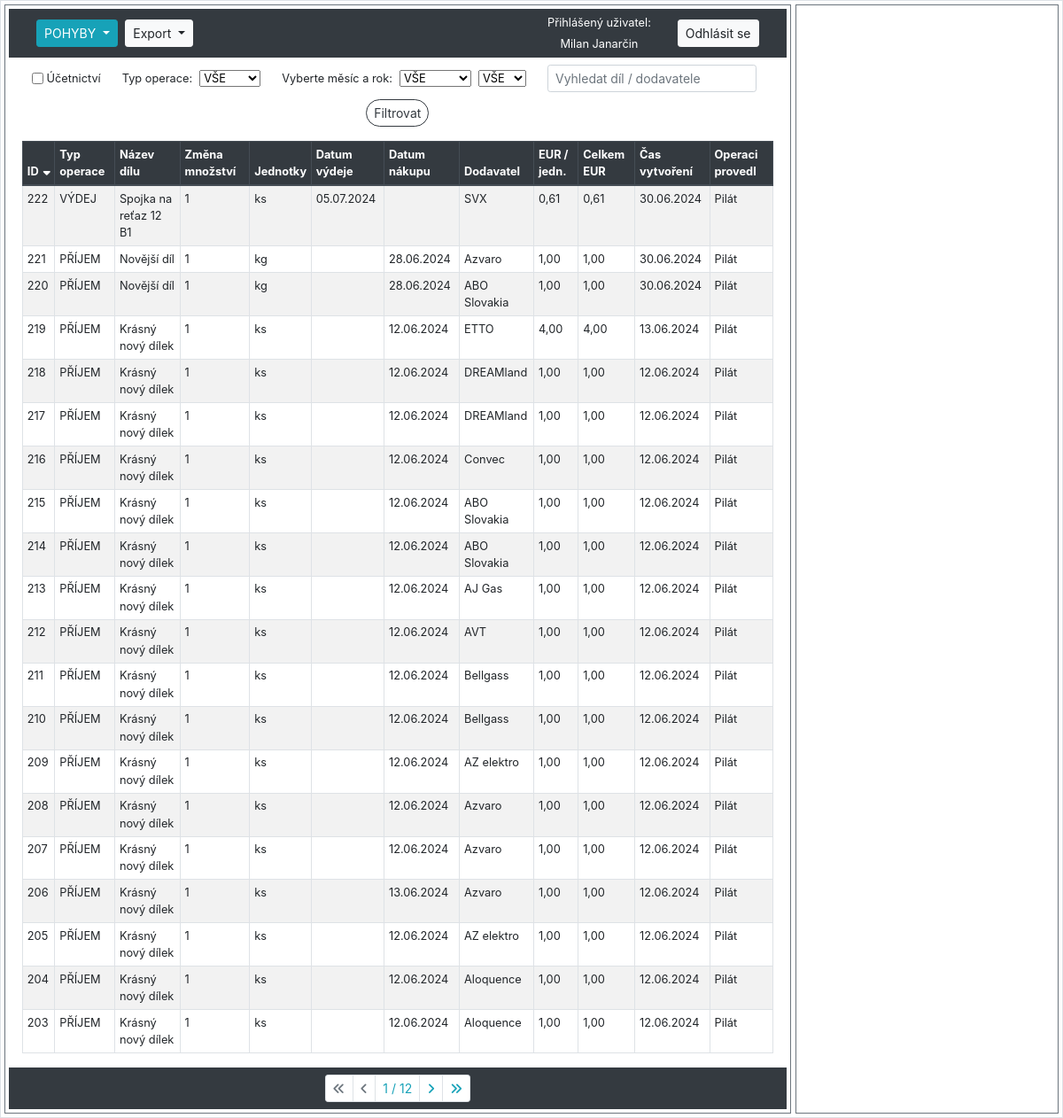
Screenshot of /sklad/audit_logs/ (signed in) with the database file from the repository.
### hpm_sklad/models.py (models this page shows, shortened)
class AuditLog(models.Model):
    class Meta:
        verbose_name_plural = "Auditovací logy"
        ordering = ["-id"]
    MOVEMENT_CHOICES = [
        ('PŘÍJEM', 'Příjem'),
        ('VÝDEJ', 'Výdej')
    ]
    JEDNOTKY_CHOICES = [
        ('ks', 'kus'),
        ('kg', 'kilogram'),
        ('par', 'pár'),
        ('l', 'litr'),
        ('m', 'metr'),
        ('baleni', 'balení'),
    ]
    ucetnictvi = models.BooleanField(verbose_name="Účetnictví")
    evidencni_cislo = models.ForeignKey(Sklad, on_delete=models.CASCADE, verbose_name="Evidenční číslo")
    interne_cislo = models.IntegerField(null=True, verbose_name="Číslo karty")
    objednano = models.CharField(max_length=100, null=True, blank=True, verbose_name="Objednáno?")
    nazev_dilu = models.CharField(max_length=100, verbose_name="Název dílu", db_index=True)
    zmena_mnozstvi = models.IntegerField(verbose_name="Změna množství")
    mnozstvi = models.PositiveIntegerField(verbose_name="Množství")
    jednotky = models.CharField(max_length=10, choices=JEDNOTKY_CHOICES, default='ks', verbose_name="Jednotky")
    typ_operace = models.CharField(max_length=10, choices=MOVEMENT_CHOICES, verbose_name="Typ operace")
    pouzite_zarizeni = models.CharField(max_length=70, null=True, verbose_name="Pro zařízení")
    umisteni = models.CharField(max_length=25, verbose_name="Umístění")
    dodavatel = models.CharField(max_length=70, verbose_name="Dodavatel")
    datum_vydeje = models.DateField(null=True, blank=True, verbose_name="Datum výdeje")
    datum_nakupu = models.DateField(null=True, blank=True, verbose_name="Datum nákupu")
    cislo_objednavky = models.CharField(max_length=20, null=True, blank=True, verbose_name="Číslo objednávky")
    jednotkova_cena_eur = models.FloatField(default=0.0, verbose_name="EUR/jednotka")
    celkova_cena_eur = models.FloatField(default=0.0, verbose_name="Celkem EUR")
    cas_vytvoreni = models.DateTimeField(auto_now_add=True, verbose_name="Čas vytvoření")
    operaci_provedl = models.ForeignKey(User, on_delete=models.CASCADE, verbose_name="Operaci provedl")
    poznamka = models.CharField(null=True, blank=True, max_length=200, verbose_name="Poznámka")

### hpm_sklad/views.py (the view, shortened to what this page needs)
# urls.py: path('sklad/audit_logs/', views.AuditLogListView.as_view(), name='audit_log'),
class AuditLogListView(LoginRequiredMixin, ListView):
    model = AuditLog
    template_name = 'hpm_sklad/audit_log.html'
    paginate_by = 20
    export_csv = False
    graph = False
    def get_context_data(self, **kwargs):
        context = super().get_context_data(**kwargs)
        selected_id = self.request.GET.get('selected', None)
        if selected_id:
            context['selected_item'] = get_object_or_404(AuditLog, id=selected_id)
        else:
            context['selected_item'] = None
        current_year = datetime.datetime.now().year
        context['years'] = range(current_year, 2023, -1)
        context.update({
            'db_table': 'audit_log',
            'sort': self.request.GET.get('sort', 'id'),
            'order': self.request.GET.get('order', 'down'),
            'query': self.request.GET.get('query', ''),
            'typ_operace': self.request.GET.get('typ_operace', 'VŠE'),
            'month': self.request.GET.get('month', 'VŠE'),
            'year': self.request.GET.get('year', 'VŠE'),
            'ucetnictvi': self.request.GET.get('ucetnictvi', ''),
            'current_user': self.request.user,
        })
        return context
    def get_queryset(self):
        queryset = AuditLog.objects.all()
        query = self.request.GET.get('query', '')
        sort = self.request.GET.get('sort', 'id')
        order = self.request.GET.get('order', 'down')
        if query:
            queryset = queryset.filter(
                Q(nazev_dilu__icontains=query) | Q(dodavatel__icontains=query)
            )
        if self.request.GET.get('ucetnictvi', '') == 'on':
            queryset = queryset.filter(ucetnictvi=True)
        typ_operace = self.request.GET.get('typ_operace', 'VŠE')
        if typ_operace != 'VŠE':
            queryset = queryset.filter(typ_operace=typ_operace)
        self.month = self.request.GET.get('month', 'VŠE')
        self.year = self.request.GET.get('year', 'VŠE')
        if self.month != 'VŠE':
            queryset = queryset.filter(
                Q(datum_vydeje__month=self.month) | Q(datum_nakupu__month=self.month)
            )
        if self.year != 'VŠE':
            queryset = queryset.filter(
                Q(datum_vydeje__year=self.year) | Q(datum_nakupu__year=self.year)
            )
        if order == 'down':
            sort = f"-{sort}"
        queryset = queryset.order_by(sort)
        return queryset
    def render_to_response(self, context, **response_kwargs):
        if getattr(self, 'export_csv', False):
            return self.export_to_csv(self.get_queryset())
        elif getattr(self, 'graph', False):
            return self.generate_graph_to_pdf(self.get_queryset())
        else:
            return super().render_to_response(context, **response_kwargs)

### hpm_sklad/templatetags/custom_filters.py (called while the page is built)
@register.filter
def url_remove_param(querystring, params):
    params = params.split(',')
    new_querystring = '&'.join(
        f"{key}={value}"
        for part in querystring.split('&')
        if '=' in part and (key := part.split('=')[0]) not in params and (value := part.split('=')[1])
    )
    return new_querystring

### hpm_sklad/templates/hpm_sklad/audit_log.html (shortened to what this page needs)
{% extends "hpm_sklad/base_left_right_column.html" %}
{% load static %}
{% load custom_filters %}
{% block left_content %}
    <form method="GET" action="" class="form-inline justify-content-center align-items-center small my-2">
        <div class="form-group form-check mx-sm-2 mb-2">
            <input type="checkbox" class="form-check-input" name="ucetnictvi" id="ucetnictvi" {% if request.GET.ucetnictvi == 'on' %}checked{% endif %}>
            <label class="form-check-label mr-sm-2" for="ucetnictvi">Účetnictví</label>
        </div>
        <div class="form-group mx-sm-2 mb-2">
            <label for="typ_operace" class="mr-sm-2">Typ operace:</label>
            <select name="typ_operace" class="form-select form-select-sm mr-sm-2" id="typ_operace">
                <option value="VŠE" {% if request.GET.typ_operace == 'VŠE' or not request.GET.typ_operace %}selected{% endif %}>VŠE</option>
            </select>
        </div>
        <div class="form-group ml-sm-2 mb-2">
            <label for="month" class="mr-sm-2">Vyberte měsíc a rok:</label>
            <select name="month" id="month" class="form-select form-select-sm mr-sm-2">
                <option value="VŠE" {% if request.GET.month == 'VŠE' or not request.GET.month %}selected{% endif %}>VŠE</option>
            </select>
        </div>
        <div class="form-group mr-sm-2 mb-2">
            <select name="year" id="year" class="form-select form-select-sm mr-sm-2">
                <option value="VŠE" {% if request.GET.year == 'VŠE' or not request.GET.year %}selected{% endif %}>VŠE</option>
            </select>
        </div>
        <div class="form-group mx-sm-2 mb-2">
            <input class="form-control form-control-sm mr-sm-2" type="text" name="query" placeholder="Vyhledat díl / dodavatele" value="{{ request.GET.query }}">
        </div>
        <div class="form-group mx-sm-2 mb-2">
            <button class="btn btn-outline-dark btn-sm rounded-pill" type="submit">Filtrovat</button>
        </div>
    </form>
    <div class="container-fluid">
        <table class="table table-sm table-hover table-striped table-bordered">
            <thead class="thead-dark">
                <tr>
                    {% with request.GET.urlencode as querystring %}
                        <th>
                            <a href="?sort=id&order={% if request.GET.sort == 'id' and request.GET.order == 'up' %}down{% else %}up{% endif %}&{{ querystring|url_remove_param:'sort,order' }}">
                                ID
                                {% if not request.GET.sort %}
                                    <i class="fas fa-sort-down"></i>
                                {% endif %}
                            </a>
                        </th>
                        <th>
                            <a href="?sort=typ_operace&order={% if request.GET.sort == 'typ_operace' and request.GET.order == 'up' %}down{% else %}up{% endif %}&{{ querystring|url_remove_param:'sort,order' }}">
                                Typ operace
                            </a>
                        </th>
                        <th>
                            <a href="?sort=nazev_dilu&order={% if request.GET.sort == 'nazev_dilu' and request.GET.order == 'up' %}down{% else %}up{% endif %}&{{ querystring|url_remove_param:'sort,order' }}">
                                Název dílu
                            </a>
                        </th>
                        <th>
                            <a href="?sort=zmena_mnozstvi&order={% if request.GET.sort == 'zmena_mnozstvi' and request.GET.order == 'up' %}down{% else %}up{% endif %}&{{ querystring|url_remove_param:'sort,order' }}">
                                Změna množství
                            </a>
                        </th>
                        <th>
                            <a href="?sort=jednotky&order={% if request.GET.sort == 'jednotky' and request.GET.order == 'up' %}down{% else %}up{% endif %}&{{ querystring|url_remove_param:'sort,order' }}">
                                Jednotky
                            </a>
                        </th>
                        <th>
                            <a href="?sort=datum_vydeje&order={% if request.GET.sort == 'datum_vydeje' and request.GET.order == 'up' %}down{% else %}up{% endif %}&{{ querystring|url_remove_param:'sort,order' }}">
                                Datum výdeje
                            </a>
                        </th>
                        <th>
                            <a href="?sort=datum_nakupu&order={% if request.GET.sort == 'datum_nakupu' and request.GET.order == 'up' %}down{% else %}up{% endif %}&{{ querystring|url_remove_param:'sort,order' }}">
                                Datum nákupu
                            </a>
                        </th>
                        <th>
                            <a href="?sort=dodavatel&order={% if request.GET.sort == 'dodavatel' and request.GET.order == 'up' %}down{% else %}up{% endif %}&{{ querystring|url_remove_param:'sort,order' }}">
                                Dodavatel
                            </a>
                        </th>
                        <th>
                            <a href="?sort=jednotkova_cena_eur&order={% if request.GET.sort == 'jednotkova_cena_eur' and request.GET.order == 'up' %}down{% else %}up{% endif %}&{{ querystring|url_remove_param:'sort,order' }}">
                                EUR / jedn.
                            </a>
                        </th>
                        <th>
                            <a href="?sort=celkova_cena_eur&order={% if request.GET.sort == 'celkova_cena_eur' and request.GET.order == 'up' %}down{% else %}up{% endif %}&{{ querystring|url_remove_param:'sort,order' }}">
                                Celkem EUR
                            </a>
                        </th>
                        <th>
                            <a href="?sort=cas_vytvoreni&order={% if request.GET.sort == 'cas_vytvoreni' and request.GET.order == 'up' %}down{% else %}up{% endif %}&{{ querystring|url_remove_param:'sort,order' }}">
                                Čas vytvoření
                            </a>
                        </th>
                        <th>
                            <a href="?sort=operaci_provedl&order={% if request.GET.sort == 'operaci_provedl' and request.GET.order == 'up' %}down{% else %}up{% endif %}&{{ querystring|url_remove_param:'sort,order' }}">
                                Operaci provedl
                            </a>
                        </th>
                    {% endwith %}
                </tr>
            </thead>
            <tbody class="show-pointer">
                {% for item in object_list %}
                    <tr data-id="{{ item.pk }}" data-detail-url="{% url 'detail_audit_log' item.pk %}" onclick="loadDetail('{% url 'detail_audit_log' item.pk %}', '{{ item.pk }}')"
                    {% if item.pk == selected_item.pk %} class="table-info"{% endif %}>
                        <td>{{ item.pk }}</td>
                        <td>{{ item.typ_operace }}</td>
                        <td>{{ item.nazev_dilu|truncatechars:58 }}</td>
                        <td>{{ item.zmena_mnozstvi }}</td>
                        <td>{{ item.jednotky }}</td>
                        <td>{{ item.datum_vydeje | date:"d.m.Y" }}</td>
                        <td>{{ item.datum_nakupu | date:"d.m.Y" }}</td>
                        <td>{{ item.dodavatel|truncatechars:20 }}</td>
                        <td>{{ item.jednotkova_cena_eur|floatformat:2 }}</td>
                        <td>{{ item.celkova_cena_eur|floatformat:2 }}</td>
                        <td>{{ item.cas_vytvoreni|date:"d.m.Y" }}</td>
                        <td>{{ item.operaci_provedl.last_name }}</td>
                    </tr>
                {% endfor %}
            </tbody>
        </table>
    </div>
    {% include "hpm_sklad/pagination.html" %}
{% endblock %}

### hpm_sklad/templates/hpm_sklad/navbar.html (shortened to what this page needs)
<nav class="navbar navbar-expand-lg navbar-dark bg-dark">
    <div class="col">
        <div class="btn-group btn-group-sm dropdown my-1 mr-1">
            <button class="btn btn-info dropdown-toggle" type="button" id="dropdownMenuButton1" data-toggle="dropdown" aria-haspopup="true" aria-expanded="false">
                {% if db_table == 'sklad' %}SKLAD{% elif db_table == 'audit_log' %}POHYBY{% elif db_table == 'dodavatele' %}DODAVATELÉ{% elif db_table == 'poptavky' %}POPTÁVKY{% else %}Výběr modulu{% endif %}
            </button>
        </div>
        {% if db_table %}
            <div class="btn-group btn-group-sm dropdown mr-1">
                <button class="btn btn-light dropdown-toggle" type="button" id="dropdownMenuButton2" data-toggle="dropdown" aria-haspopup="true" aria-expanded="false">
                    Export
                </button>
            </div>
        {% endif %}
    </div>
    {% if user.is_authenticated %}
        <div class="col-auto">
            <div>
                <p class="h6 small text-white">Přihlášený uživatel:</p>
            </div>
            <div>
                <p class="h6 small text-center my-0 text-white">{{ current_user.first_name }} {{ current_user.last_name }}</p>
            </div>
        </div>
        <div class="col-auto">
            <a class="btn btn-light btn-sm" href="{% url 'logout' %}">Odhlásit se</a>
        </div>
    {% else %}
        <div class="col-auto">
            <a class="btn btn-light btn-sm" href="{% url 'login' %}">Přihlásit se</a>
            <a class="btn btn-light btn-sm" href="{% url 'signup' %}">Registrace</a>
        </div>
    {% endif %}
</nav>

### hpm_sklad/static/css/style.css (style rules this page uses)
form .form-group { margin-bottom: 5px; }
table { font-size: 0.8rem; }
.table-sm th a { color: inherit; text-decoration: none; display: inline-flex; align-items: center; }
.table-sm th a .fa-sort-up, .table-sm th a .fa-sort-down { margin-left: 5px; }
.show-pointer { cursor: pointer; }

### rows the page displays
AuditLog: pk "222", typ_operace "VÝDEJ", nazev_dilu "Spojka na reťaz 12 B1", zmena_mnozstvi "1", jednotky "ks", datum_vydeje "05.07.2024", dodavatel "SVX", jednotkova_cena_eur "0,61", celkova_cena_eur "0,61", cas_vytvoreni "30.06.2024", operaci_provedl.last_name "Pilát"
AuditLog: pk "221", typ_operace "PŘÍJEM", nazev_dilu "Novější díl", zmena_mnozstvi "1", jednotky "kg", datum_nakupu "28.06.2024", dodavatel "Azvaro", jednotkova_cena_eur "1,00", celkova_cena_eur "1,00", cas_vytvoreni "30.06.2024", operaci_provedl.last_name "Pilát"
AuditLog: pk "220", typ_operace "PŘÍJEM", nazev_dilu "Novější díl", zmena_mnozstvi "1", jednotky "kg", datum_nakupu "28.06.2024", dodavatel "ABO Slovakia", jednotkova_cena_eur "1,00", celkova_cena_eur "1,00", cas_vytvoreni "30.06.2024", operaci_provedl.last_name "Pilát"
AuditLog: pk "219", typ_operace "PŘÍJEM", nazev_dilu "Krásný nový dílek", zmena_mnozstvi "1", jednotky "ks", datum_nakupu "12.06.2024", dodavatel "ETTO", jednotkova_cena_eur "4,00", celkova_cena_eur "4,00", cas_vytvoreni "13.06.2024", operaci_provedl.last_name "Pilát"
AuditLog: pk "218", typ_operace "PŘÍJEM", nazev_dilu "Krásný nový dílek", zmena_mnozstvi "1", jednotky "ks", datum_nakupu "12.06.2024", dodavatel "DREAMland", jednotkova_cena_eur "1,00", celkova_cena_eur "1,00", cas_vytvoreni "12.06.2024", operaci_provedl.last_name "Pilát"
AuditLog: pk "217", typ_operace "PŘÍJEM", nazev_dilu "Krásný nový dílek", zmena_mnozstvi "1", jednotky "ks", datum_nakupu "12.06.2024", dodavatel "DREAMland", jednotkova_cena_eur "1,00", celkova_cena_eur "1,00", cas_vytvoreni "12.06.2024", operaci_provedl.last_name "Pilát"
AuditLog: pk "216", typ_operace "PŘÍJEM", nazev_dilu "Krásný nový dílek", zmena_mnozstvi "1", jednotky "ks", datum_nakupu "12.06.2024", dodavatel "Convec", jednotkova_cena_eur "1,00", celkova_cena_eur "1,00", cas_vytvoreni "12.06.2024", operaci_provedl.last_name "Pilát"
AuditLog: pk "215", typ_operace "PŘÍJEM", nazev_dilu "Krásný nový dílek", zmena_mnozstvi "1", jednotky "ks", datum_nakupu "12.06.2024", dodavatel "ABO Slovakia", jednotkova_cena_eur "1,00", celkova_cena_eur "1,00", cas_vytvoreni "12.06.2024", operaci_provedl.last_name "Pilát"
AuditLog: pk "214", typ_operace "PŘÍJEM", nazev_dilu "Krásný nový dílek", zmena_mnozstvi "1", jednotky "ks", datum_nakupu "12.06.2024", dodavatel "ABO Slovakia", jednotkova_cena_eur "1,00", celkova_cena_eur "1,00", cas_vytvoreni "12.06.2024", operaci_provedl.last_name "Pilát"
AuditLog: pk "213", typ_operace "PŘÍJEM", nazev_dilu "Krásný nový dílek", zmena_mnozstvi "1", jednotky "ks", datum_nakupu "12.06.2024", dodavatel "AJ Gas", jednotkova_cena_eur "1,00", celkova_cena_eur "1,00", cas_vytvoreni "12.06.2024", operaci_provedl.last_name "Pilát"
AuditLog: pk "212", typ_operace "PŘÍJEM", nazev_dilu "Krásný nový dílek", zmena_mnozstvi "1", jednotky "ks", datum_nakupu "12.06.2024", dodavatel "AVT", jednotkova_cena_eur "1,00", celkova_cena_eur "1,00", cas_vytvoreni "12.06.2024", operaci_provedl.last_name "Pilát"
AuditLog: pk "211", typ_operace "PŘÍJEM", nazev_dilu "Krásný nový dílek", zmena_mnozstvi "1", jednotky "ks", datum_nakupu "12.06.2024", dodavatel "Bellgass", jednotkova_cena_eur "1,00", celkova_cena_eur "1,00", cas_vytvoreni "12.06.2024", operaci_provedl.last_name "Pilát"
AuditLog: pk "210", typ_operace "PŘÍJEM", nazev_dilu "Krásný nový dílek", zmena_mnozstvi "1", jednotky "ks", datum_nakupu "12.06.2024", dodavatel "Bellgass", jednotkova_cena_eur "1,00", celkova_cena_eur "1,00", cas_vytvoreni "12.06.2024", operaci_provedl.last_name "Pilát"
AuditLog: pk "209", typ_operace "PŘÍJEM", nazev_dilu "Krásný nový dílek", zmena_mnozstvi "1", jednotky "ks", datum_nakupu "12.06.2024", dodavatel "AZ elektro", jednotkova_cena_eur "1,00", celkova_cena_eur "1,00", cas_vytvoreni "12.06.2024", operaci_provedl.last_name "Pilát"
AuditLog: pk "208", typ_operace "PŘÍJEM", nazev_dilu "Krásný nový dílek", zmena_mnozstvi "1", jednotky "ks", datum_nakupu "12.06.2024", dodavatel "Azvaro", jednotkova_cena_eur "1,00", celkova_cena_eur "1,00", cas_vytvoreni "12.06.2024", operaci_provedl.last_name "Pilát"
AuditLog: pk "207", typ_operace "PŘÍJEM", nazev_dilu "Krásný nový dílek", zmena_mnozstvi "1", jednotky "ks", datum_nakupu "12.06.2024", dodavatel "Azvaro", jednotkova_cena_eur "1,00", celkova_cena_eur "1,00", cas_vytvoreni "12.06.2024", operaci_provedl.last_name "Pilát"
AuditLog: pk "206", typ_operace "PŘÍJEM", nazev_dilu "Krásný nový dílek", zmena_mnozstvi "1", jednotky "ks", datum_nakupu "13.06.2024", dodavatel "Azvaro", jednotkova_cena_eur "1,00", celkova_cena_eur "1,00", cas_vytvoreni "12.06.2024", operaci_provedl.last_name "Pilát"
AuditLog: pk "205", typ_operace "PŘÍJEM", nazev_dilu "Krásný nový dílek", zmena_mnozstvi "1", jednotky "ks", datum_nakupu "12.06.2024", dodavatel "AZ elektro", jednotkova_cena_eur "1,00", celkova_cena_eur "1,00", cas_vytvoreni "12.06.2024", operaci_provedl.last_name "Pilát"
AuditLog: pk "204", typ_operace "PŘÍJEM", nazev_dilu "Krásný nový dílek", zmena_mnozstvi "1", jednotky "ks", datum_nakupu "12.06.2024", dodavatel "Aloquence", jednotkova_cena_eur "1,00", celkova_cena_eur "1,00", cas_vytvoreni "12.06.2024", operaci_provedl.last_name "Pilát"
AuditLog: pk "203", typ_operace "PŘÍJEM", nazev_dilu "Krásný nový dílek", zmena_mnozstvi "1", jednotky "ks", datum_nakupu "12.06.2024", dodavatel "Aloquence", jednotkova_cena_eur "1,00", celkova_cena_eur "1,00", cas_vytvoreni "12.06.2024", operaci_provedl.last_name "Pilát"

### other values shown
{{ current_user.first_name }} "Milan"
{{ current_user.last_name }} "Janarčin"
{{ page_obj.number }} "1"
{{ page_obj.paginator.num_pages }} "12"
